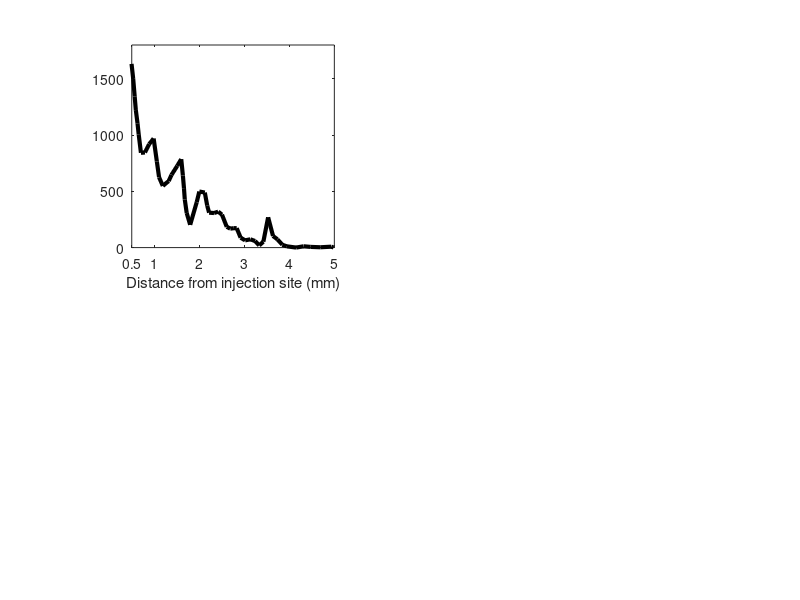

The MATLAB script that drew this image: (Note: this script raises an error after producing the figure.)
figure;
subplot(221);
dist1 = load("Dist1.csv");
[dist,ind] = sort(dist1(:,1)); number = abs(dist1(ind,2));
plot(dist,number,'k','linewidth',3); pbaspect([1 1 1])
xlim([0.5 5]); ylim([0 1800]);
xlabel("Distance from injection site (mm)");
xticks([0.5 1 2 3 4 5]); xticklabels(["0.5" "1.0" "2.0" "3.0" "4.0" "5.0"]);
yticks([0 300 600 900 1200 1500 1800]); ylabel("Number of boutons");
title("Bouton distribution along preferred axis");

subplot(222);
SCT = load("Scatter.csv");
scatter(SCT(:,1),SCT(:,2),'dk',"linewidth",2);
xlim([0 4]); ylim([0 4]); axis image;
hold on; plot([0 4],[0 4],'--k');
xlabel("Max distance preferred axis (mm)");
ylabel("Max distance orthogonal axis (mm)");
title("Long-ranged bouton distributions");

subplot(2,2,[3,4]);
polar = load("Polar1.csv");
[theta,ind] = sort(polar(:,2)); theta = theta*pi/180;
rho = polar(ind,1);
theta = [theta; theta(1)];
rho = [rho; rho(1)];
polarplot(theta,rho,'k','linewidth',3);
rticks([]); rlim([0 max(rho)]);
thetaticklabels(string(0:30:330)+char(176));
hold on; polarplot(0,0,'+k','markersize',10,'linewidth',3);
polarplot([0 pi],[max(rho) max(rho)],'--k');
%legend("Median (13 cases)");
title("Orientation specificity of bouton distributions");

set(gcf, 'Position', [50 50 700 700])